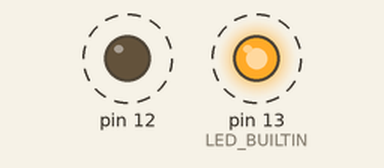
Simulated run of this sketch. Board: Arduino Uno, built with avr-gcc and run on an emulated ATmega328P. On the bench: output pins drawn as LEDs (lit = HIGH). Dashed ring = blinking.

Above: at 0.2 s.
Timing chart, 0 to 3.5 s (numbered marks = the images above):
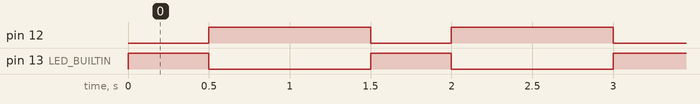

The sketch:

exp1.ino
```cpp
void setup() {
  pinMode(LED_BUILTIN, OUTPUT);
  pinMode(12, OUTPUT);
}
void loop() {
  digitalWrite(LED_BUILTIN, HIGH);
  digitalWrite(12, LOW);
  delay(500);
  digitalWrite(LED_BUILTIN, LOW);
  digitalWrite(12, HIGH);
  delay(1000);
}
```

Measured:
- by itself, pin 12: alternates HIGH for 1.0 s and LOW for 0.50 s
- by itself, pin 13 (LED_BUILTIN): alternates HIGH for 0.50 s and LOW for 1.0 s
